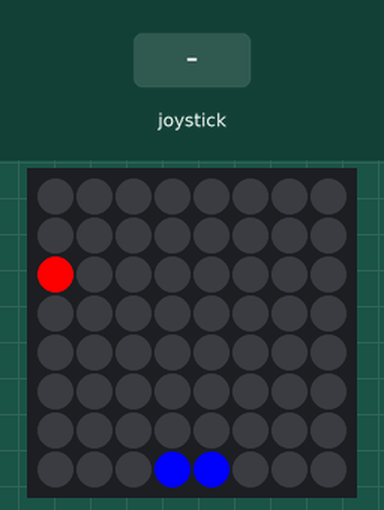
The program below on a simulated Raspberry Pi (BCM pin numbers) with a Sense HAT. On the bench: the Sense HAT's 8×8 RGB LED matrix. The test bench sets the inputs (shaded band). Random numbers come from a fixed seed; the 64×8 strip is a reading aid, not a part: it shows the text the matrix is scrolling, unrolled, one strip-width of it at a time. At 15.5 s the program stops and its outputs stay as they are.

Above: at 1.2 s.
1.3 s: joystick pushed right
At 1.82 s:
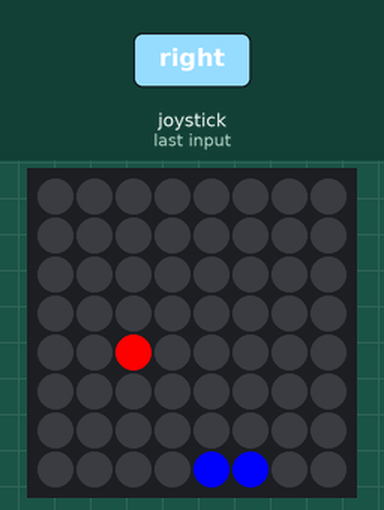
4.3 s: joystick pushed left
At 5.04 s:
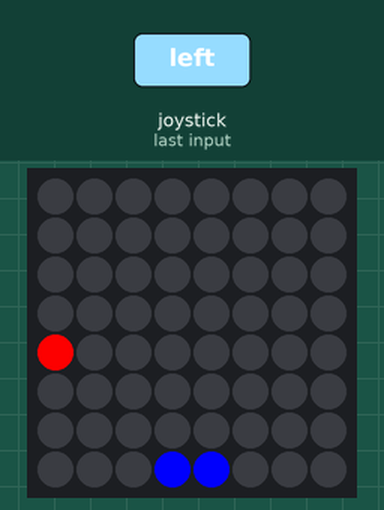
7.1 s: joystick pushed left
At 7.45 s:
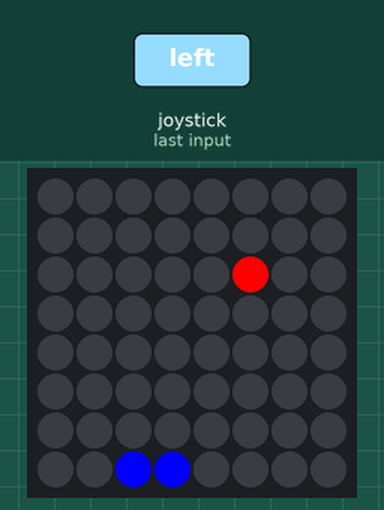
9.5 s: joystick pushed right
At 9.58 s:
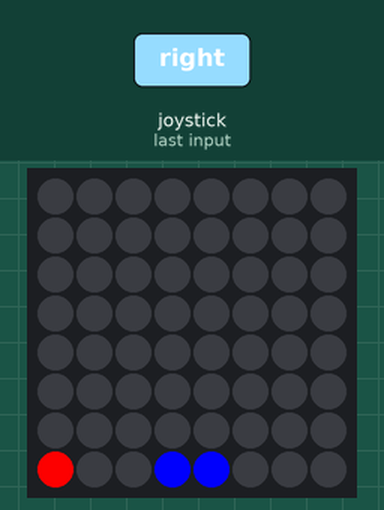

The program:

Basket_game.py
```python
from sense_hat import SenseHat
from time import sleep
from random import randint
import random


sense = SenseHat()
speed = 0.4
basket = [7,4]
score = 0

w = (0,0,0)
r = (255,0,0)
b = (0,0,255)
game_space = [w,w,w,w,w,w,w,w,
              w,w,w,w,w,w,w,w,
              w,w,w,w,w,w,w,w,
              w,w,w,w,w,w,w,w,
              w,w,w,w,w,w,w,w,
              w,w,w,w,w,w,w,w,
              w,w,w,w,w,w,w,w,
              w,w,w,b,b,w,w,w]

def update_space(x, y, colour):
  #index element from coordinate
  p = 8 * x + y
  game_space[p] = colour
  sense.set_pixels(game_space)


def left(event):
  if (event.action == 'pressed'):
    #the basket reached the left side
    if (basket[0] - 1 == 0):
      pass
    #move basket one position left
    else:
      update_space(basket[0], basket[1], w)
      basket[1] -= 1
      update_space(basket[0], basket[1] - 1, b)

def right(event):
  if event.action == 'pressed':
    #the basket reached the right side
    if basket[1] + 1 == 8:
      pass
    #move basket one position left
    else:
      update_space(basket[0], basket[1] - 1, w)
      basket[1] += 1
      update_space(basket[0], basket[1], b)

sense.stick.direction_left = left
sense.stick.direction_right = right

sense.clear()
sense.set_pixels(game_space)
game_alive = True

while game_alive:
  #initialize position and direction of the ball
  #(x,y) – ball coordinate, d - direction
  x = 0
  y = random.randint(0,7)
  # random.choice() – randomly selects a value from a list
  d = random.choice([-1,1])
  #put the ball into the game space
  update_space(x, y, r)

  #while the ball is in the game space
  while True:
    sleep(speed)
    update_space(x, y, w)
    #ball is on the edge of x dimension
    if x == 7:
      if y == basket[1] - 1 or y == basket[1]:
        #ball is in the basket
        update_space(x, y, b)
        score += 1
        break
      else:
        #ball is out of the space
        game_alive = False
        break

      #ball reached the right side of the space
    if y == 7 and d == 1:
      d = -1
      #ball reached the left side of the space
    elif y == 0 and d == -1:
      d = 1

    y += d
    x += 1
    update_space(x, y, r)


sense.clear()
sense.show_message("Game over!", scroll_speed=0.05, back_colour=w)
sense.show_message("Score: " + str(score), scroll_speed=0.05,
back_colour=w)
```

Measured:
- what the display in image 0 shows lasts 0.4 s, from 0.8 s to 1.2 s
